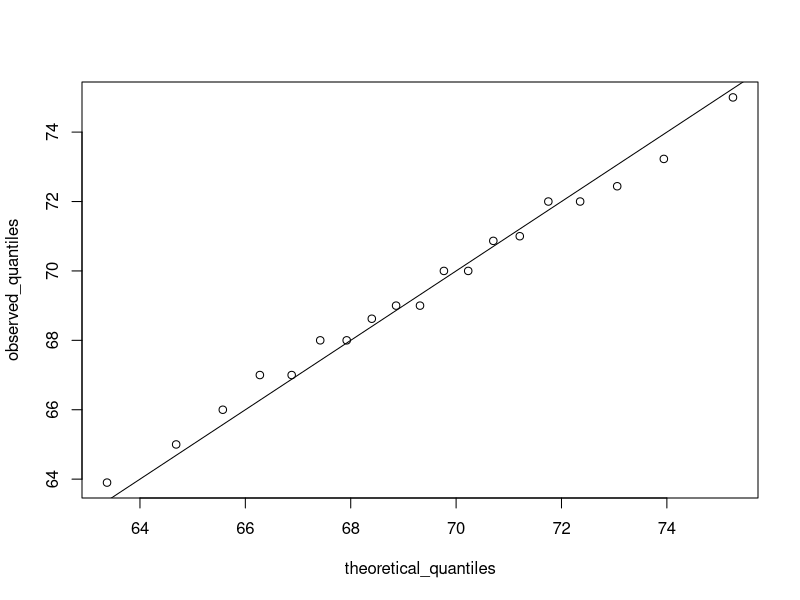
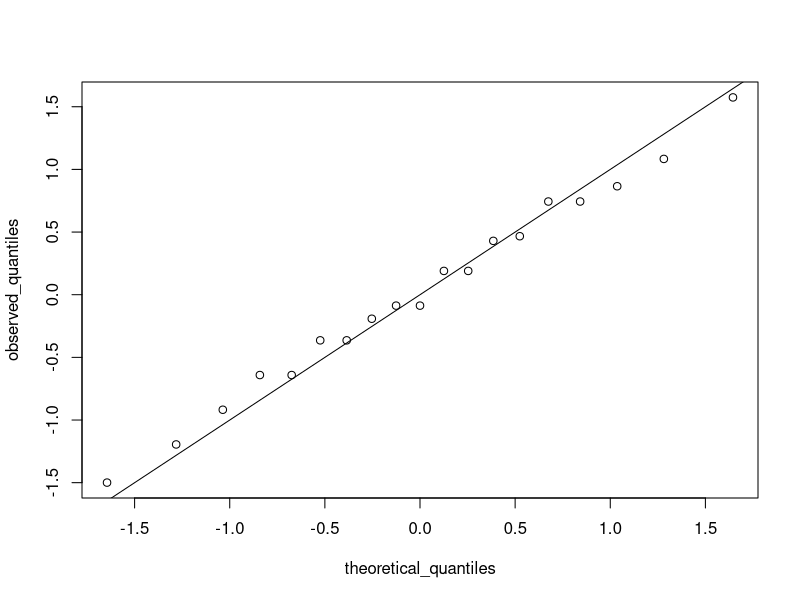

Source code (R) for these figures, in order:
## ---- chunk 1
library(dslabs)
data(murders)
head(murders)
## ---- chunk 2
# load the dataset
library(dslabs)
data(heights)

# make a table of category proportions
prop.table(table(heights$sex))
## ---- chunk 3
# define x as vector of male heights
library(tidyverse)
library(dslabs)
data(heights)
index <- heights$sex=="Male"
x <- heights$height[index]

# calculate the mean and standard deviation manually
average <- sum(x)/length(x)
SD <- sqrt(sum(x - average)^2)/length(x)

# built-in mean and sd functions - note that the audio and printed values disagree
average <- mean(x)
SD <- sd(x)
c(average = average, SD = SD)

# calculate standard units
z <- scale(x)

# calculate proportion of values within 2 SD of mean
mean(abs(z) < 2)
## ---- chunk 4
# define x and z
library(tidyverse)
library(dslabs)
data(heights)
index <- heights$sex=="Male"
x <- heights$height[index]
z <- scale(x)

# proportion of data below 69.5
mean(x <= 69.5)

# calculate observed and theoretical quantiles
p <- seq(0.05, 0.95, 0.05)
observed_quantiles <- quantile(x, p)
theoretical_quantiles <- qnorm(p, mean = mean(x), sd = sd(x))

# make QQ-plot
plot(theoretical_quantiles, observed_quantiles)
abline(0,1)

# make QQ-plot with scaled values
observed_quantiles <- quantile(z, p)
theoretical_quantiles <- qnorm(p) 
plot(theoretical_quantiles, observed_quantiles)
abline(0,1)
